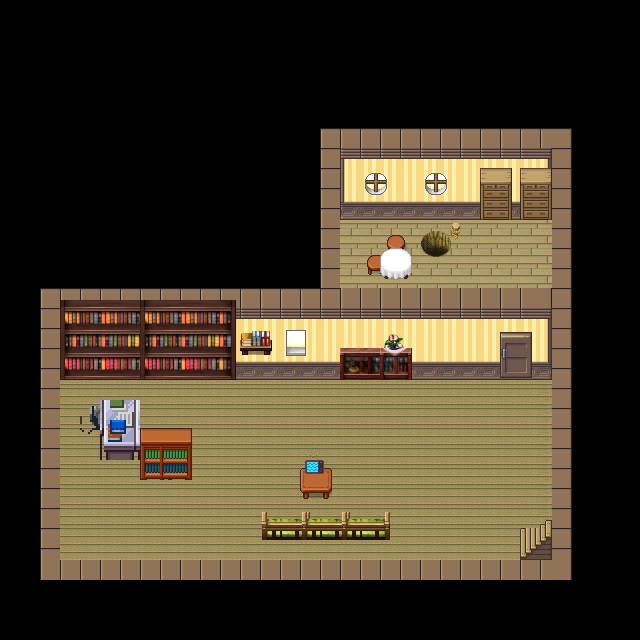

A 2D game scene composited from a Tiled map and its tileset images. What follows is a short description and the map's XML, with each tile layer's data collapsed to a summary:
An orthogonal 32x32 tile map with 20x20 px tiles, 7 tile layers (sidewall, floor, side , wall, ...), 6 tilesets.

<map version="1.5" tiledversion="1.7.2" orientation="orthogonal" renderorder="right-down" width="32" height="32" tilewidth="20" tileheight="20" infinite="0" nextlayerid="16" nextobjectid="6">
 <editorsettings>
  <export target="Room1.json" format="json" />
 </editorsettings>
 <tileset firstgid="1" source="Pipo.tsx" />
 <tileset firstgid="1065" name="Wall" tilewidth="32" tileheight="32" tilecount="240" columns="16">
  <grid orientation="orthogonal" width="20" height="20" />
  <image source="Wall.png" width="512" height="480" />
 </tileset>
 <tileset firstgid="1305" source="Samplessss.tsx" />
 <tileset firstgid="1930" source="Stair.tsx" />
 <tileset firstgid="2186" source="tilesets.tsx" />
 <tileset firstgid="2811" source="MegaPixel.tsx" />
 <layer id="10" name="sidewall" width="32" height="32">
  <data>[1024 cells, 92 non-empty, 1 distinct tile ids]</data>
 </layer>
 <layer id="1" name="floor" width="32" height="32">
  <data>[1024 cells, 269 non-empty, 2 distinct tile ids]</data>
 </layer>
 <layer id="12" name="side " width="32" height="32" locked="1">
  <data>[1024 cells, 12 non-empty, 1 distinct tile ids]</data>
 </layer>
 <layer id="2" name="wall" width="32" height="32">
  <data>[1024 cells, 102 non-empty, 6 distinct tile ids]</data>
 </layer>
 <layer id="6" name="wall2" width="32" height="32">
  <data>[1024 cells, 33 non-empty, 5 distinct tile ids]</data>
 </layer>
 <layer id="5" name="furniture" width="32" height="32">
  <data>[1024 cells, 56 non-empty, 37 distinct tile ids]</data>
 </layer>
 <layer id="13" name="furniture2" width="32" height="32">
  <data>[1024 cells, 20 non-empty, 16 distinct tile ids]</data>
 </layer>
</map>
